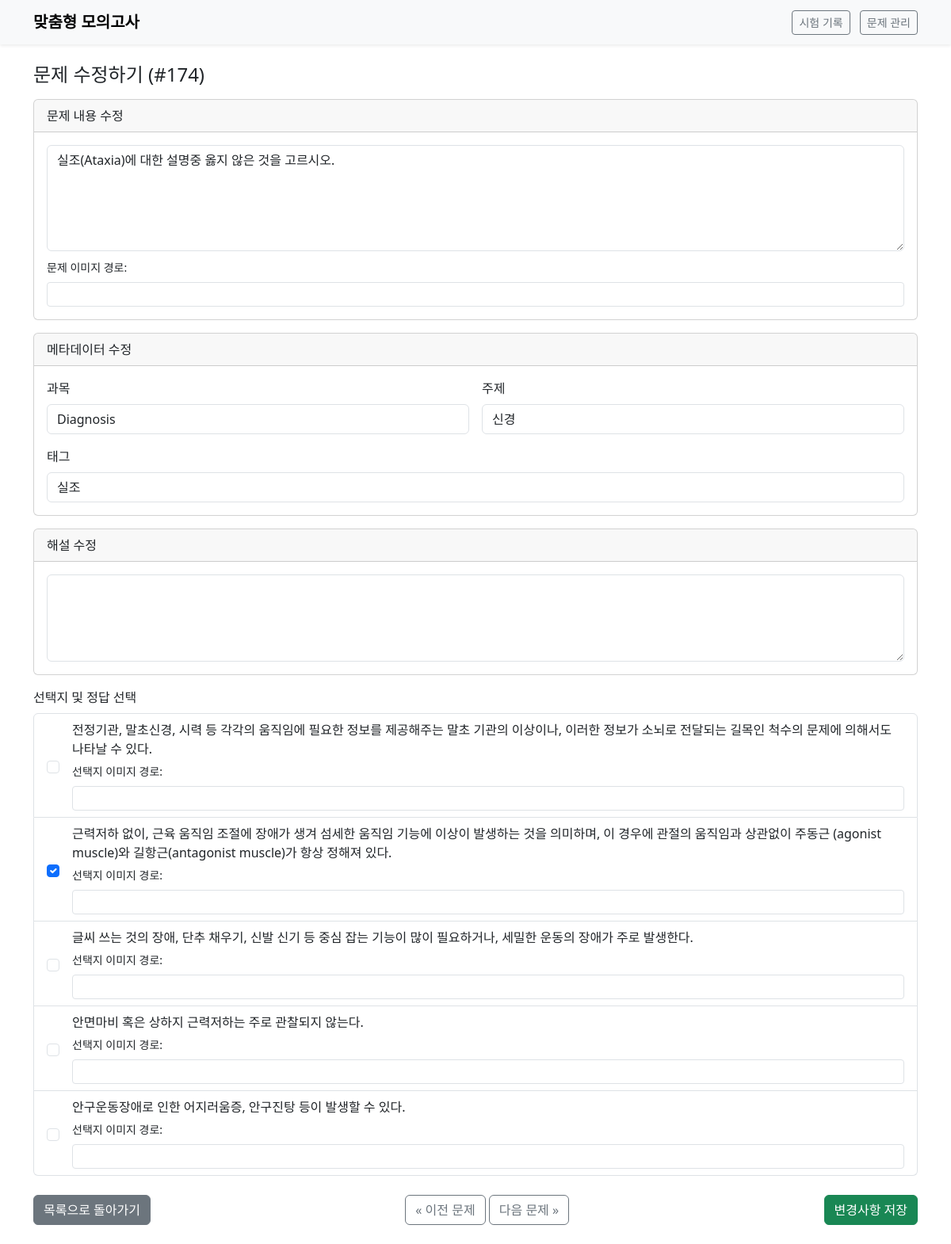
The app's page /edit/174?q=&topic=&tag= with its own data.
### tables this page shows
CREATE TABLE "Question" (
	"question_id"	INTEGER,
	"question_text"	TEXT,
	"image_path"	TEXT,
	"subject"	TEXT,
	"topic"	TEXT,
	"answer_explanation"	TEXT,
	"author"	TEXT, tags TEXT, has_error BOOLEAN DEFAULT 0,
	PRIMARY KEY("question_id" AUTOINCREMENT)
);

CREATE TABLE Choice (
    choice_id INTEGER PRIMARY KEY AUTOINCREMENT, question_id INTEGER,
    choice_text TEXT, image_path TEXT, is_correct BOOLEAN,
    FOREIGN KEY (question_id) REFERENCES Question(question_id)
);

### app.py (the view, shortened to what this page needs)
@app.route("/edit/<int:question_id>", methods=["GET", "POST"])
def edit_question(question_id):
    page = request.args.get('page', 1, type=int)
    search_query = request.args.get('q', '', type=str)
    selected_topic = request.args.get('topic', '', type=str)
    selected_tag = request.args.get('tag', '', type=str)
    with closing(get_db()) as con:
        cur = con.cursor()
        cur.execute("SELECT * FROM Question WHERE question_id = ?", (question_id,))
        question = cur.fetchone()
        if not question:
            return "문제를 찾을 수 없습니다.", 404
        cur.execute("SELECT * FROM Choice WHERE question_id = ? ORDER BY choice_id", (question_id,))
        choices = cur.fetchall()
        params = []
        where_clauses = []
        base_query = "FROM Question Q LEFT JOIN Choice C ON Q.question_id = C.question_id"
        if search_query:
            where_clauses.append("Q.question_text LIKE ?")
            params.append(f"%{search_query}%")
        if selected_topic:
            where_clauses.append("Q.topic = ?")
            params.append(selected_topic)
        if selected_tag:
            where_clauses.append("Q.tags LIKE ?")
            params.append(f"%{selected_tag}%")
        where_sql = " WHERE " + " AND ".join(where_clauses) if where_clauses else ""
        ordered_query = """
            SELECT Q.question_id
        """ + base_query + where_sql + """
            GROUP BY Q.question_id
            ORDER BY
                CASE WHEN Q.has_error = 1 THEN -1 ELSE 0 END,
                CASE WHEN COUNT(CASE WHEN C.is_correct = 1 THEN 1 END) = 0 THEN 0 ELSE 2 END,
                CASE WHEN Q.topic IS NULL OR Q.topic = '' THEN 1 ELSE 2 END,
                Q.question_id DESC
        """
        cur.execute(ordered_query, params)
        ordered_ids = [row['question_id'] for row in cur.fetchall()]
        previous_question_id = None
        next_question_id = None
        try:
            current_index = ordered_ids.index(question_id)
            if current_index > 0:
                previous_question_id = ordered_ids[current_index - 1]
            if current_index < len(ordered_ids) - 1:
                next_question_id = ordered_ids[current_index + 1]
        except ValueError:
            pass
    return render_template(
        "edit_question.html",
        question=question,
        choices=choices,
        previous_question_id=previous_question_id,
        next_question_id=next_question_id,
        current_filters={
            'page': page,
            'q': search_query,
            'topic': selected_topic,
            'tag': selected_tag
        }
    )

### app.py (called while the page is built)
def get_db():
    con = sqlite3.connect(DB_PATH)
    con.row_factory = sqlite3.Row
    return con

### templates/edit_question.html
{% extends 'base.html' %}
{% block content %}
<h1 class="h4 mb-3">문제 수정하기 (#{{ question.question_id }})</h1>
<form method="post">
    <div class="card mb-3">
        <div class="card-header">문제 내용 수정</div>
        <div class="card-body">
            <textarea class="form-control" name="question_text" rows="5">{{ question.question_text }}</textarea>
            <div class="mt-2">
                <label class="form-label small">문제 이미지 경로:</label>
                <input type="text" class="form-control form-control-sm" name="question_image_path" value="{{ question.image_path or '' }}">
            </div>
        </div>
    </div>
    <div class="card mb-3">
        <div class="card-header">메타데이터 수정</div>
        <div class="card-body">
            <div class="row g-3">
                <div class="col-md-6">
                    <label for="subject" class="form-label">과목</label>
                    <input type="text" class="form-control" id="subject" name="subject" value="{{ question.subject or '' }}">
                </div>
                <div class="col-md-6">
                    <label for="topic" class="form-label">주제</label>
                    <input type="text" class="form-control" id="topic" name="topic" value="{{ question.topic or '' }}">
                </div>
                <div class="col-12">
                    <label for="tags" class="form-label">태그</label>
                    <input type="text" class="form-control" id="tags" name="tags" value="{{ question.tags or '' }}" placeholder="쉼표(,)로 구분하여 입력">
                </div>
            </div>
        </div>
    </div>
    <div class="card mb-3">
        <div class="card-header">해설 수정</div>
        <div class="card-body">
            <textarea class="form-control" name="answer_explanation" rows="4">{{ question.answer_explanation or '' }}</textarea>
        </div>
    </div>
    <div class="mb-3">
        <label class="form-label">선택지 및 정답 선택</label>
        <div class="list-group">
            {% for choice in choices %}
            <div class="list-group-item">
                <div class="d-flex align-items-center">
                    <input class="form-check-input me-3" type="checkbox" name="correct_choices" value="{{ choice.choice_id }}" {% if choice.is_correct %}checked{% endif %}>
                    <div class="flex-grow-1">
                        {{ choice.choice_text }}
                        <div class="mt-1">
                            <label class="form-label small">선택지 이미지 경로:</label>
                            <input type="text" class="form-control form-control-sm" name="choice_image_path_{{ choice.choice_id }}" value="{{ choice.image_path or '' }}">
                        </div>
                    </div>
                </div>
            </div>
            {% endfor %}
        </div>
    </div>
    <div class="d-flex justify-content-between align-items-center mt-4">
        <a href="{{ url_for('manage', **current_filters) }}" class="btn btn-secondary">목록으로 돌아가기</a>
        <div>
            {% if previous_question_id %}
                <a href="{{ url_for('edit_question', question_id=previous_question_id, **current_filters) }}" class="btn btn-outline-secondary">&laquo; 이전 문제</a>
            {% endif %}
            {% if next_question_id %}
                <a href="{{ url_for('edit_question', question_id=next_question_id, **current_filters) }}" class="btn btn-outline-secondary">다음 문제 &raquo;</a>
            {% endif %}
        </div>
        <button type="submit" class="btn btn-success">변경사항 저장</button>
    </div>
</form>
{% endblock %}

### records on screen
Question: question_id "174", question_text "실조(Ataxia)에 대한 설명중 옳지 않은 것을 고르시오.", subject "Diagnosis", topic "신경", tags "실조"
Choice: choice_text "전정기관, 말초신경, 시력 등 각각의 움직임에 필요한 정보를 제공해주는 말초 기관의 이상이나, 이러한 정보가 소뇌로 전달되는 길목인 척수의 문제에 의해서도 나타날 수 있다."
Choice: is_correct "☑", choice_text "근력저하 없이, 근육 움직임 조절에 장애가 생겨 섬세한 움직임 기능에 이상이 발생하는 것을 의미하며, 이 경우에 관절의 움직임과 상관없이 주동근 (agonist muscle)와 길항근(antagonist muscle)가 항상 정해져 있다."
Choice: choice_text "글씨 쓰는 것의 장애, 단추 채우기, 신발 신기 등 중심 잡는 기능이 많이 필요하거나, 세밀한 운동의 장애가 주로 발생한다."
Choice: choice_text "안면마비 혹은 상하지 근력저하는 주로 관찰되지 않는다."
Choice: choice_text "안구운동장애로 인한 어지러움증, 안구진탕 등이 발생할 수 있다."
